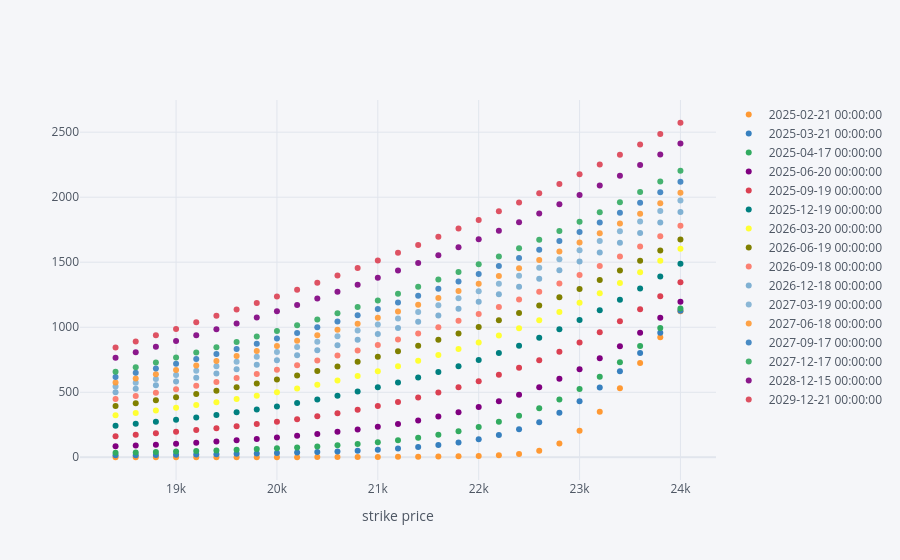

The notebook cell this image was saved under:
### Code cell
puts = dax[dax['PUTCALLIND'] == 'PUT ']
puts_close, puts_vols = pd.DataFrame(), pd.DataFrame()
for expiry in dax['EXPIR_DATE']:
    sub_set = puts[puts['EXPIR_DATE'] == expiry]
    puts_close[expiry] = sub_set.set_index('STRIKE_PRC')['CF_CLOSE']
    puts_vols[expiry] = sub_set.set_index('STRIKE_PRC')['IMP_VOLT']

puts_close.replace('', pd.NA).dropna().iplot(
    mode='markers',
    size=6,
    xTitle='strike price')
